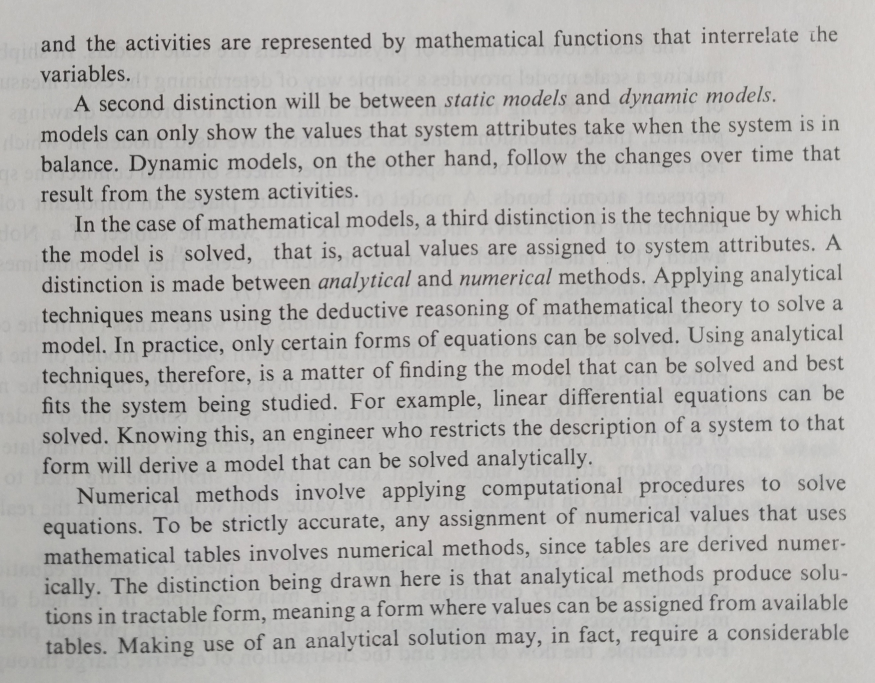
#> input picture Python File/test.jpg, 2624 x 2048 px (shown at 1/3 size)
$ python -i segmentation_words.py   (imports and definitions only)
#> lines starting #> are read from the running program, lines starting #| are printed output that depends on the picture; after the words box and inside, x2 and y2 are one past the last pixel; in counts of white or black regions, pixels touching at a corner belong together
### Python File/before_segmentation.py
import cv2
import numpy as np

def image_for_detection(raw_image):

	#remove tiny noises by blurring
	sm_image = cv2.GaussianBlur(raw_image,(5,5),0)

	#binarize
	ret, bw_image = cv2.threshold(sm_image,0,255,cv2.THRESH_BINARY_INV+cv2.THRESH_OTSU)
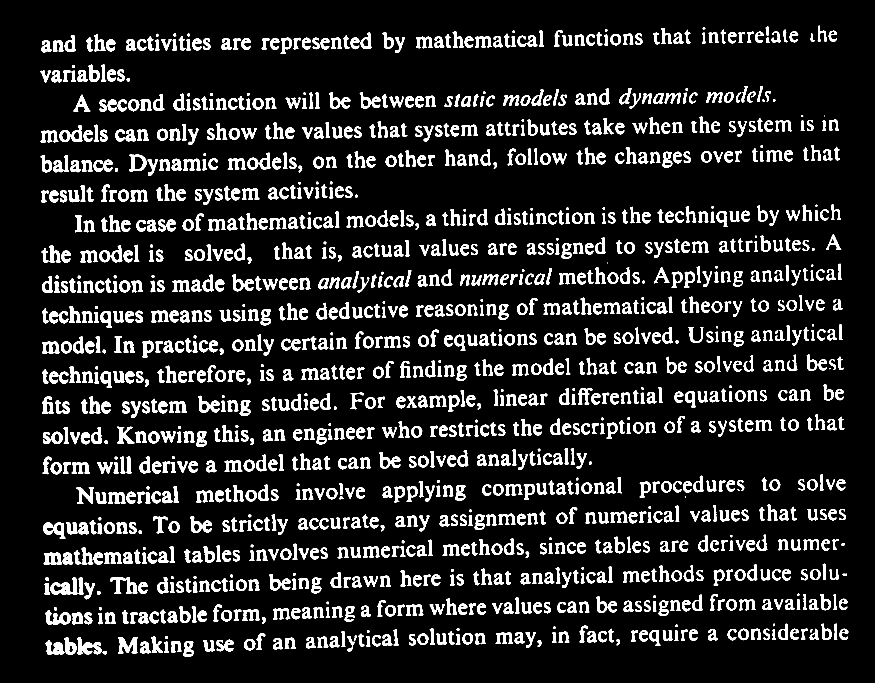
#> bw_image: shape (2048, 2624) (shown at 1/3 size); 11.7% white; 1427 white regions (5 under 20 px), largest, box (x1, y1, x2, y2) and area: (232, 1911, 305, 1963) 1877, (136, 1831, 213, 1874) 1693, (354, 1911, 414, 1961) 1656
#> ret = 147

	#dilate
	kernel = np.ones((2,2),np.uint8)
	bw_image = cv2.dilate(bw_image,kernel)
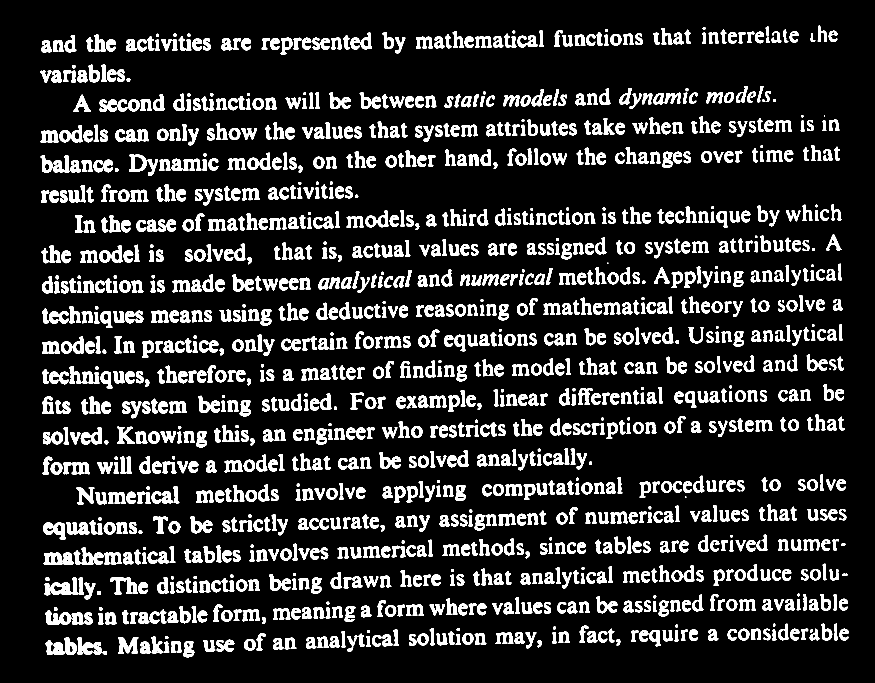
#> bw_image: shape (2048, 2624) (shown at 1/3 size); 14.1% white; 1417 white regions (4 under 20 px), largest, box (x1, y1, x2, y2) and area: (151, 1732, 234, 1785) 2190, (232, 1911, 306, 1964) 2133, (136, 1831, 214, 1875) 1919

	return bw_image

def image_for_extraction(raw_image):

	raw_image = cv2.GaussianBlur(raw_image,(3,3),0)

	ret,no_sm_bw_image = cv2.threshold(raw_image,0,255,cv2.THRESH_BINARY_INV+cv2.THRESH_OTSU)
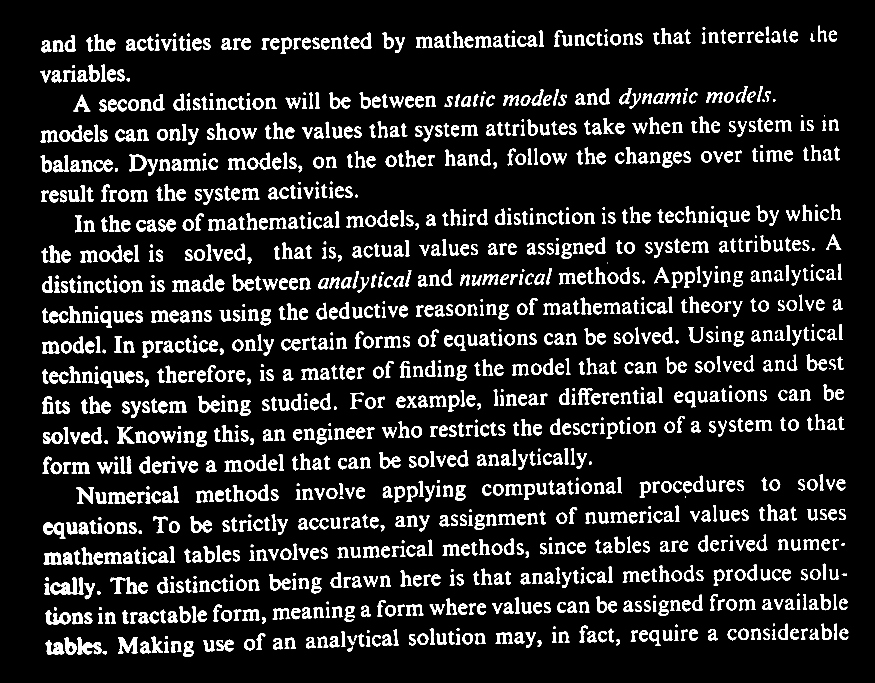
#> no_sm_bw_image: shape (2048, 2624) (shown at 1/3 size); 11.3% white; 1425 white regions (6 under 20 px), largest, box (x1, y1, x2, y2) and area: (136, 1831, 212, 1873) 1588, (354, 1911, 414, 1961) 1576, (151, 1748, 215, 1784) 1336
#> ret = 145

	return no_sm_bw_image

def getTransformationMatrix(img):
	#input should be a binarized image - text white, bg black

	#Find all white pixels
	pts = np.empty([0,0])
	pts = cv2.findNonZero(img)
#> pts = contour of 757612 points, box (x1, y1, x2, y2) (121, 77, 2546, 1972), area 532554

	#Get rotated rect of white pixels
	rect = cv2.minAreaRect(pts)
#> rect = ((1328.1, 1025.4), (2411.2, 1871.4), -0.738)

	# rect[0] has the center of rectangle, rect[1] has width and height, rect[2] has the angle
	# To draw the rotated box and save the png image, uncomment below
	drawrect = img.copy()
	drawrect = cv2.cvtColor(drawrect, cv2.COLOR_GRAY2BGR)
	box = cv2.boxPoints(rect)
#> box = [[134.7, 1976.6], [110.6, 105.3], [2521.6, 74.27], [2545.7, 1945.5]]
	box = np.int0(box) # box now has four vertices of rotated rectangle
#> box = [[134, 1976], [110, 105], [2521, 74], [2545, 1945]]
	cv2.drawContours(drawrect,[box],0,(0,0,255),10)
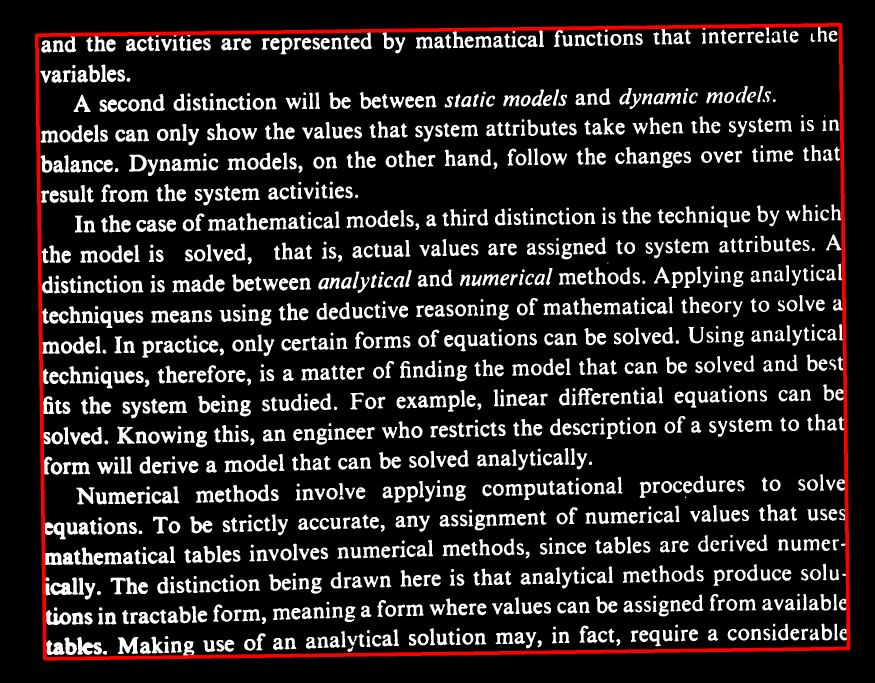
#> drawrect: shape (2048, 2624, 3) (shown at 1/3 size); mean B, G, R 35.9, 35.9, 40.4
	cv2.imwrite('rotated_rect.png', drawrect)

	#Change rotation angle if the tilt is in another direction
	rect = list(rect)
#> rect = [(1328.1, 1025.4), (2411.2, 1871.4), -0.738]
	if (rect[1][0] < rect[1][1]): # rect.size.width > rect.size.height
		temp = list(rect[1])
		temp[0], temp[1] = temp[1], temp[0]
		rect[1] = tuple(temp)
		rect[2] = rect[2] + 90.0

	#convert rect back to numpy/tuple
#> (the run stopped early here; a loop or call above may not have finished)
